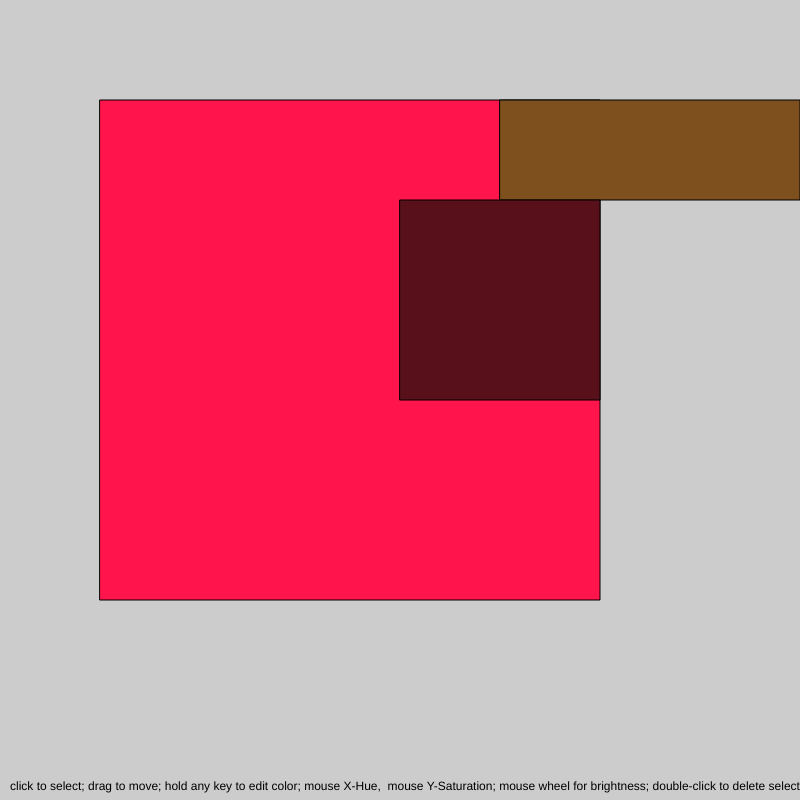
Frame 1 (no input)
Frame 60 (no input): identical to frame 1, image omitted
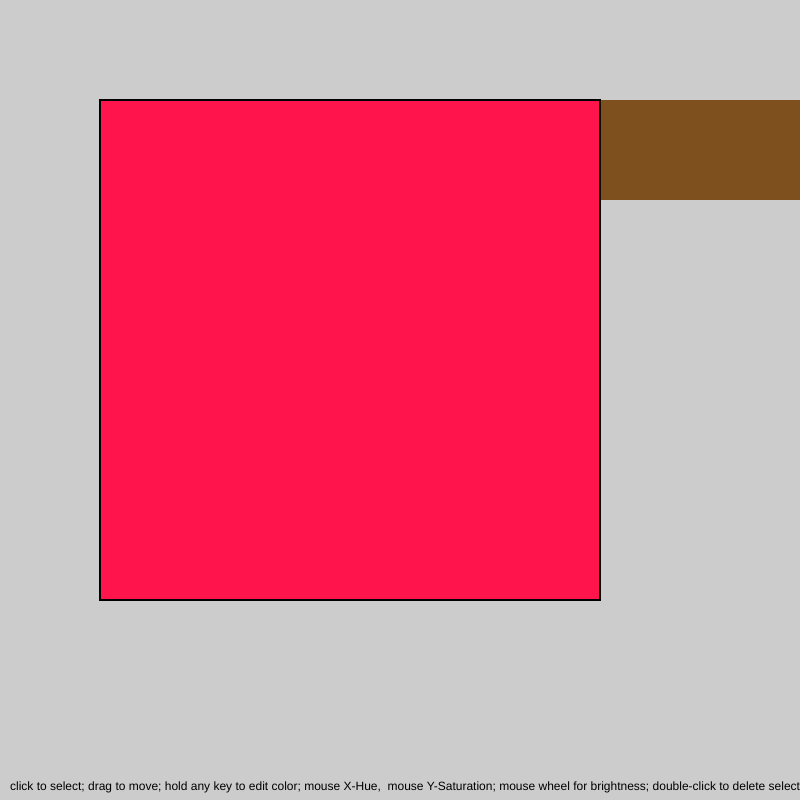
Frame 120 (the mouse pressed at the canvas centre since frame 60)

The p5.js sketch that drew these frames (run headless with seeded random() and noise() and a simulated clock; from frame 60 on, the mouse is pressed at the canvas centre):

// p5.js sketch
// ── sketch.js
//This sketch is adapted from the given example PaletteExplorer

//Altered function: 
//1. Change color mode from RGB to HSB
//2. Alter the way to control a swatch's color: Hue-mouse moving in X, Saturation-mouse moving in Y, Brightness-mouse wheel*0.1
//3. After editting a swatch's color, a new swatch in random size and location will be generated on the canvas, whose color is the average color of the current swatches.
//4. Double-click to delete a swatch

//AI usage in this assignment:
//Chatgpt is used in this assignment for explaining the current code, providing possible solutions, and debugging. 
//ChatGPT has given advice on the functions double-click to delete, add new swatches, and create circular variable to calculate the average Hue

let swatch1;
let swatch2;
let swatch3; //initial swatches

let swatches = []; //array saving new swatches

let colorShift = false; //determin whether in the color changing process

function setup() {
  createCanvas(800, 800);

  swatch1 = new Swatch(100, 100, 500, 500);
  swatch2 = new Swatch(500, 100, 300, 100);
  swatch3 = new Swatch(400, 200, 200, 200);

  swatches.push(swatch1, swatch2, swatch3); //put the three new swatches into the swatch array
}

function draw() {
  colorMode(HSB, 360, 100, 100); //change colormode from RGB to HSV

  background(0, 0, 80);

  for (let i = 0; i < swatches.length; i++) {
    swatches[i].draw();
  } //draw the swatches in the array everyframe

  fill(0);
  text('click to select; drag to move; hold any key to edit color; mouse X-Hue,  mouse Y-Saturation; mouse wheel for brightness; double-click to delete selected',10, height-10);
}


function mousePressed() { 
  let hitAny = false;

  for (let i = swatches.length - 1; i >= 0; i--) {
    let s = swatches[i]; //go through all swatches from top to bottom, s is the swatch currently being manipulated
    if (s.hitTest(mouseX, mouseY)) { //if a swatch is selected
      deselectAllSwatches();  //make all swatches unselected first     
      s.selected = true; 
      hitAny = true;

      const picked = swatches.splice(i, 1)[0];
      swatches.push(picked);

      print("selected", swatches.length - 1);
      break;
    }
  }

  if (!hitAny) { //hitAny = false
    deselectAllSwatches(); 
  }
}

function keyPressed() {
  colorShift = true; //color is being changed
}

function keyReleased() {
  colorShift = false;
  AddSwatch(); //when key released, try to add a new swatch
}

function mouseReleased() {
  AddSwatch(); //when mouse released, try to add a new swatch
}

function mouseWheel(event) {
  let e = round(event.delta); // event.getCount() equivalent
  for (let i = 0; i < swatches.length; i++) {
    let s = swatches[i];
    if (s.selected) {
      if (colorShift) {
        s.updateColor(createVector(0, 0), e);
        pendingNewSwatch = true; //color changed, prepare to add a new swatch
      }
      return;
    }
  }
}

function mouseDragged() {
  let delta = createVector(mouseX - pmouseX, mouseY - pmouseY);
  for (let i = 0; i < swatches.length; i++) {
    let s = swatches[i];
    if (s.selected) {
      if (!colorShift) {
        s.moveBy(delta);
      } else {
        s.updateColor(delta, 0);
        pendingNewSwatch = true; //color changed, prepare to add a new swatch
      }
      return;
    }
  }
}

function deselectAllSwatches() {
  for (let i = 0; i < swatches.length; i++) {
    swatches[i].selected = false;
  }
}

//double click to delete a swatch
function doubleClicked() {
  for (let i = swatches.length - 1; i >= 0; i--) {
    let s = swatches[i]; //go through all the swatches from top to bottom
    if (s.selected && s.hitTest(mouseX, mouseY)) {
      swatches.splice(i, 1); //remove the swatch from array
      return false; 
    }
  }
  return false;
}

function AddSwatch() {
  if (pendingNewSwatch && !mouseIsPressed && !keyIsPressed) {
    let avgC = averageColorHSB(swatches);

    //create a new swatch in random size and location
    let w = random(50,350);
    let h = random(50,350);
    let x = random(10, width - w - 10);
    let y = random(10, height - h - 10);

    let nw = new Swatch(x, y, w, h); //define the new swatch
    nw.c = avgC; //let the average color become the new swatch's color
    swatches.push(nw); //add the new swatch into array

    pendingNewSwatch = false;
  }
}

//this function is suggested by ChatGPT; 
// use circular variable to avoid mistake in hue around 0 and 360
function averageColorHSB(arr) {
  if (arr.length === 0) return color(0, 0, 100); //arr.length = the number of swatches on the canvas

  let sumX = 0, sumY = 0, sumS = 0, sumB = 0;

  for (let i = 0; i < arr.length; i++) { 
    let c = arr[i].c; // c: color of the swatch
    let hRad = radians(hue(c));
    sumX += Math.cos(hRad);
    sumY += Math.sin(hRad);
    sumS += saturation(c);
    sumB += brightness(c);
  }

  let avgH = degrees(Math.atan2(sumY, sumX));
  if (avgH < 0) avgH += 360;
  let avgS = sumS / arr.length;
  let avgB = sumB / arr.length;

  return color(avgH, avgS, avgB);
}

// ---------------- Swatch Class ----------------

class Swatch {
  constructor(x, y, w, h) {
    this.pos = createVector(x, y);
    this.w = w;
    this.h = h;
    this.c = color(random(360), random(100), random(100));
    this.selected = false;
  }

  draw() {
    fill(this.c);
    rect(this.pos.x, this.pos.y, this.w, this.h);
    if (this.selected) {
      noFill();
      stroke(0);
      strokeWeight(2);
      rect(this.pos.x, this.pos.y, this.w, this.h);
      noStroke();
    }
  }

  hitTest(mx, my) {
    return (mx > this.pos.x && mx < this.pos.x + this.w &&
            my > this.pos.y && my < this.pos.y + this.h);
  }

  moveBy(delta) {
    this.pos.add(delta);
  }

  updateColor(delta, wheelDelta) {
    // Simple example: shift color channels
    let H = hue(this.c) + delta.x;
    let S = saturation(this.c) + delta.y;
    let B = brightness(this.c) + wheelDelta * 0.1;

    this.c = color(constrain(H, 0, 360),
                   constrain(S, 0, 100),
                   constrain(B, 0, 100));
  }
}
